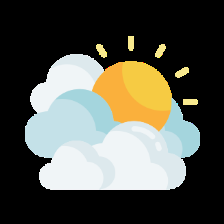
#> input picture images/clouds.png, 224 x 224 px, found by its file name
$ python 'Image Modification.py'
#> lines starting #> are read from the running program, lines starting #| are printed output that depends on the picture; after the words box and inside, x2 and y2 are one past the last pixel; in counts of white or black regions, pixels touching at a corner belong together
import cv2
import random

img = cv2.imread('images\clouds.png', 1)
#> img is the input picture: shape (224, 224, 3); mean B, G, R 76.5, 85.6, 85

#changing colors and schemas in an image

for i in range(0,100):
    for j in range(img.shape[1]):
        img[i][j]=[random.randint(0,255),random.randint(0,255),random.randint(0,255)]
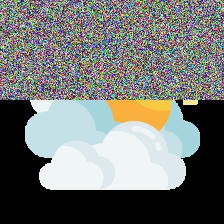
#> img: shape (224, 224, 3); mean B, G, R 117.2, 120.1, 117.4


#copying and pasting images and its parts

tag= img[100:150, 100:150]
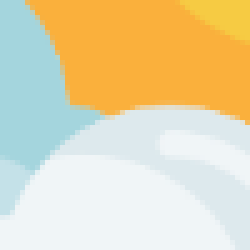
#> tag: shape (50, 50, 3) (shown 5 times larger); mean B, G, R 176.4, 214.4, 227.1

img[50:100, 50:100]= tag
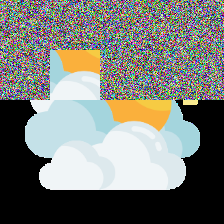
#> img: shape (224, 224, 3); 4.98% of pixels changed, all inside (x1, y1, x2, y2) = (50, 50, 100, 100)

cv2.imshow('img',img)
cv2.waitKey(0)
cv2.destroyAllWindows

$ run again, with images/clear.png copied over images/clouds.png
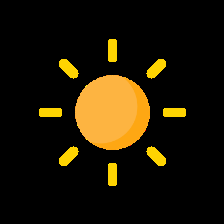
#> input picture images/clear.png, 224 x 224 px, found by its file name
#> img is the input picture: shape (224, 224, 3); mean B, G, R 4.8, 22.8, 30.9
#> after the loop `for i in range(0,100):`:
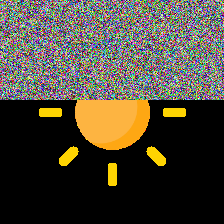
#> img: shape (224, 224, 3); mean B, G, R 59.7, 72.3, 78.1
#> `img[50:100, 50:100]= tag`:
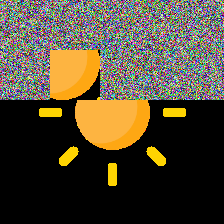
#> img: shape (224, 224, 3); 4.98% of pixels changed, all inside (x1, y1, x2, y2) = (50, 50, 100, 100)

$ run again, with images/drizzle.png copied over images/clouds.png
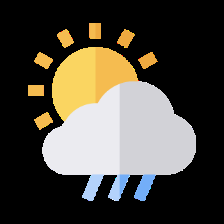
#> input picture images/drizzle.png, 224 x 224 px, found by its file name
#> img is the input picture: shape (224, 224, 3); mean B, G, R 61.7, 70.9, 75
#> after the loop `for i in range(0,100):`:
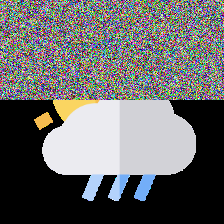
#> img: shape (224, 224, 3); mean B, G, R 106.5, 106.4, 106.2
#> `img[50:100, 50:100]= tag`:
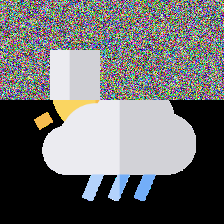
#> img: shape (224, 224, 3); 4.98% of pixels changed, all inside (x1, y1, x2, y2) = (50, 50, 100, 100)

$ run again, with images/mist.png copied over images/clouds.png
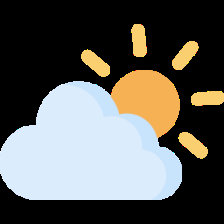
#> input picture images/mist.png, 224 x 224 px, found by its file name
#> img is the input picture: shape (224, 224, 3); mean B, G, R 87.8, 92.3, 92.6
#> after the loop `for i in range(0,100):`:
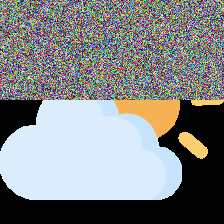
#> img: shape (224, 224, 3); mean B, G, R 133.3, 132.6, 129.8
#> `img[50:100, 50:100]= tag`:
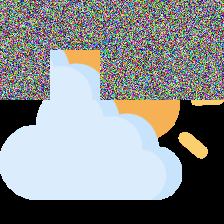
#> img: shape (224, 224, 3); 4.98% of pixels changed, all inside (x1, y1, x2, y2) = (50, 50, 100, 100)
